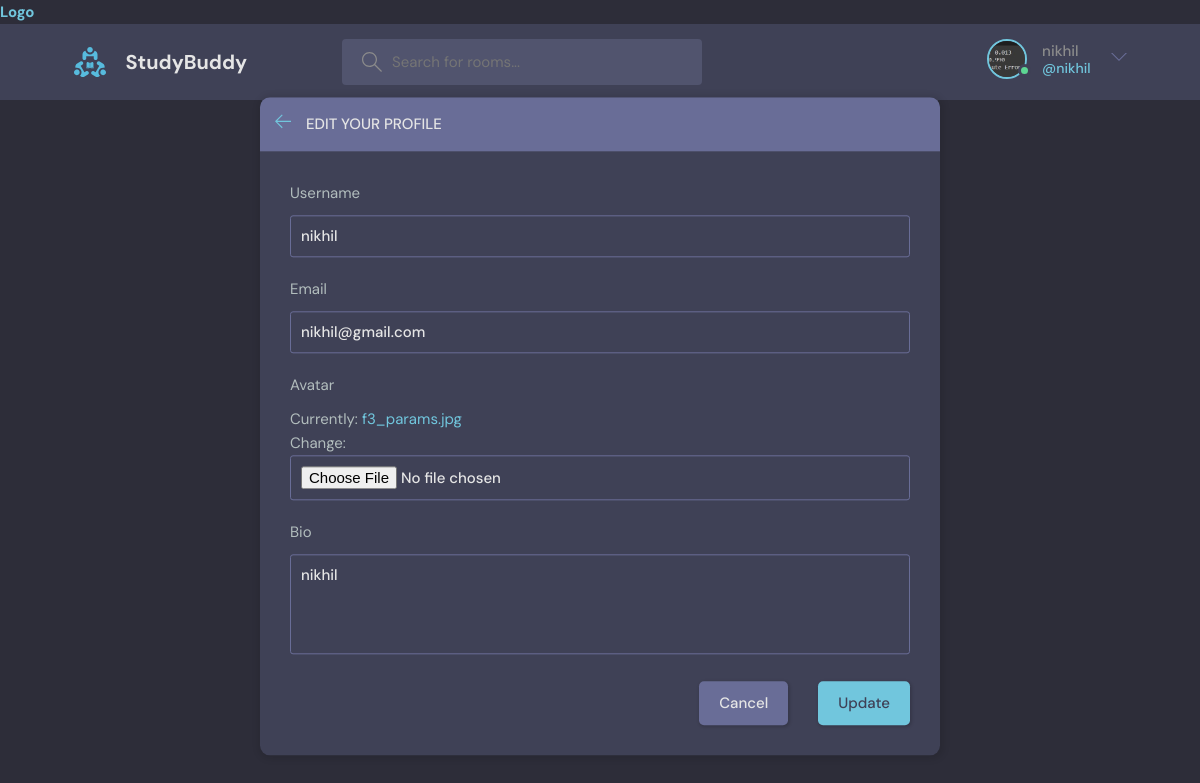
The page /update-user/ (signed in) on the database its author committed.
### base/models.py (models this page shows)
class User(AbstractUser):
    name =models.CharField(max_length=200,null=True)
    email=models.EmailField(unique=True,null=True)
    bio=models.TextField(null=True)
    avatar=models.ImageField(null=True,default='avatar.svg')
    USERNAME_FIELD='email'
    REQUIRED_FIELDS=[]

### base/views.py (the view)
# urls.py: path('update-user/', views.updateUser,name="update-user"),
@login_required(login_url='/login')
def updateUser(request):
    user=request.user
    form=UserForm(instance=user)
    if request.method=='POST':
        form= UserForm(request.POST,request.FILES,instance=user)
        if form.is_valid():
            form.save()
            return redirect(f'/user-profile/{user.id}')
    context={'form':form}
    return render(request,'base/update-user.html',context)

### base/forms.py
class UserForm(ModelForm):
    class Meta:
        model=User
        fields=['username','email','avatar','bio']

### base/template/base/update-user.html (shortened to what this page needs)
{%extends 'main.html'%}
{%block content%}
    <main class="update-account layout">
        <div class="container">
            <div class="layout__box">
                <div class="layout__boxHeader">
                    <div class="layout__boxTitle">
                        <a href="{{ request.META.HTTP_REFERER }}">
                            <svg version="1.1" xmlns="http://www.w3.org/2000/svg" width="32" height="32"
                                viewBox="0 0 32 32">
                                <title>arrow-left</title>
                                <path
                                    d="M13.723 2.286l-13.723 13.714 13.719 13.714 1.616-1.611-10.96-10.96h27.625v-2.286h-27.625l10.965-10.965-1.616-1.607z">
                                </path>
                            </svg>
                        </a>
                        <h3>Edit your profile</h3>
                    </div>
                </div>
                <div class="layout__body">
                    <form class="form" action='' method="POST" enctype="multipart/form-data">
                      {%for feild in form%}
                      <div class="form__group">
                        <label for="profile_pic">{{feild.label}}</label>
                        {{feild}}
                      </div>
                      {%endfor%}
                        <div class="form__action">
                            <a class="btn btn--dark" href="{{ request.META.HTTP_REFERER }}">Cancel</a>
                            <button class="btn btn--main" type="submit">Update</button>
                        </div>
                    </form>
                </div>
            </div>
        </div>
    </main>
    {%endblock%}

### template/nav.html (shortened to what this page needs)
<a href=""><h1>Logo</h1></a>
    {%load static%}
<header class="header header--loggedIn">
    <div class="container">
      <a href="/" class="header__logo">
        <img src="{%static 'images/logo.svg'%}" />
        <h1>StudyBuddy</h1>
      </a>
      <form class="header__search" method="GET" action="/">
        <label>
          <input name="q" placeholder="Search for rooms..." />
        </label>
      </form>
      <nav class="header__menu">
        {%if request.user.is_authenticated%}
        <div class="header__user">
          <a href="/update-user">
            <div class="avatar avatar--medium active">
              <img src="{{request.user.avatar.url}}" />
            </div>
            <p>{{request.user.username}} <span>@{{request.user.username}}</span></p>
          </a>
          <button class="dropdown-button">
            <svg version="1.1" xmlns="http://www.w3.org/2000/svg" width="32" height="32" viewBox="0 0 32 32">
              <title>chevron-down</title>
              <path d="M16 21l-13-13h-3l16 16 16-16h-3l-13 13z"></path>
            </svg>
          </button>
        </div>
        {%endif%}
      </nav>
    </div>
  </header>

### rows shown on the page
User: user.avatar (picture), user.username "nikhil", form "nikhil" "nikhil@gmail.com" "nikhil"

### other values the page prints
{{ feild.label }} "Username" "Email" "Avatar" "Bio"
